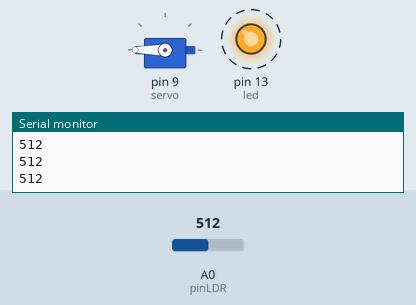
Simulated run of this sketch. Board: Arduino Uno, built with avr-gcc and run on an emulated ATmega328P. Parts: servo, output pins drawn as LEDs (lit = HIGH), the last lines printed to the serial monitor. Dashed ring = blinking. Inputs (shaded band) come from the test bench; at power-on: A0 (pinLDR) = 512.

Above: at 1.3 s.
1.4 s: A0 (pinLDR) set to 187
At 1.9 s:
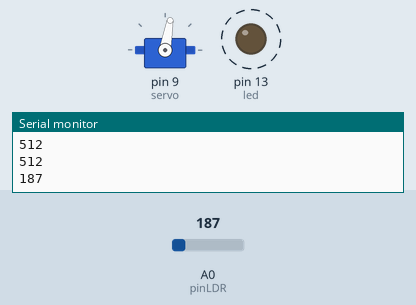
4.4 s: A0 (pinLDR) set to 163
At 5.7 s:
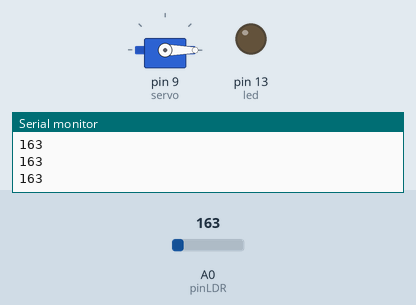
Timing chart, 0 to 7.4 s (numbered marks = the images above; inputs shaded):
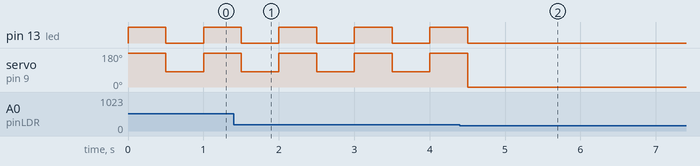

The sketch:

sketch_dec6a.ino
```cpp
#include <Servo.h>

Servo servo;
int led = 13;
int pinLDR = 0;
int valorLDR = 0;

bool servoAbajo = true;

void setup()
{
  Serial.begin(9600);

  pinMode(13, OUTPUT);

  servo.attach(9);
  servo.write(0);
}

void loop()
{
  valorLDR = analogRead(pinLDR);

  Serial.println(valorLDR);

  if (valorLDR > 175) {
    digitalWrite(led, HIGH);
    if (servoAbajo) {
      servo.write(180);
      servoAbajo = false;
    } else {
      servo.write(80);
      servoAbajo = true;
      digitalWrite(led, LOW);
    }

  } else {
    servoAbajo = true;
  	servo.write(0);
    digitalWrite(led, LOW);
  }

  delay(500);
}
```

Measured:
- the behaviour switches between 176 and 175 on A0 (pinLDR) (found by bisection; images 1 and 2)
- after the input at 4.4 s, pin 13 (led): goes on until 4.5 s, then stays LOW
- by itself, pin 13 (led): alternates HIGH for 0.50 s and LOW for 0.50 s
